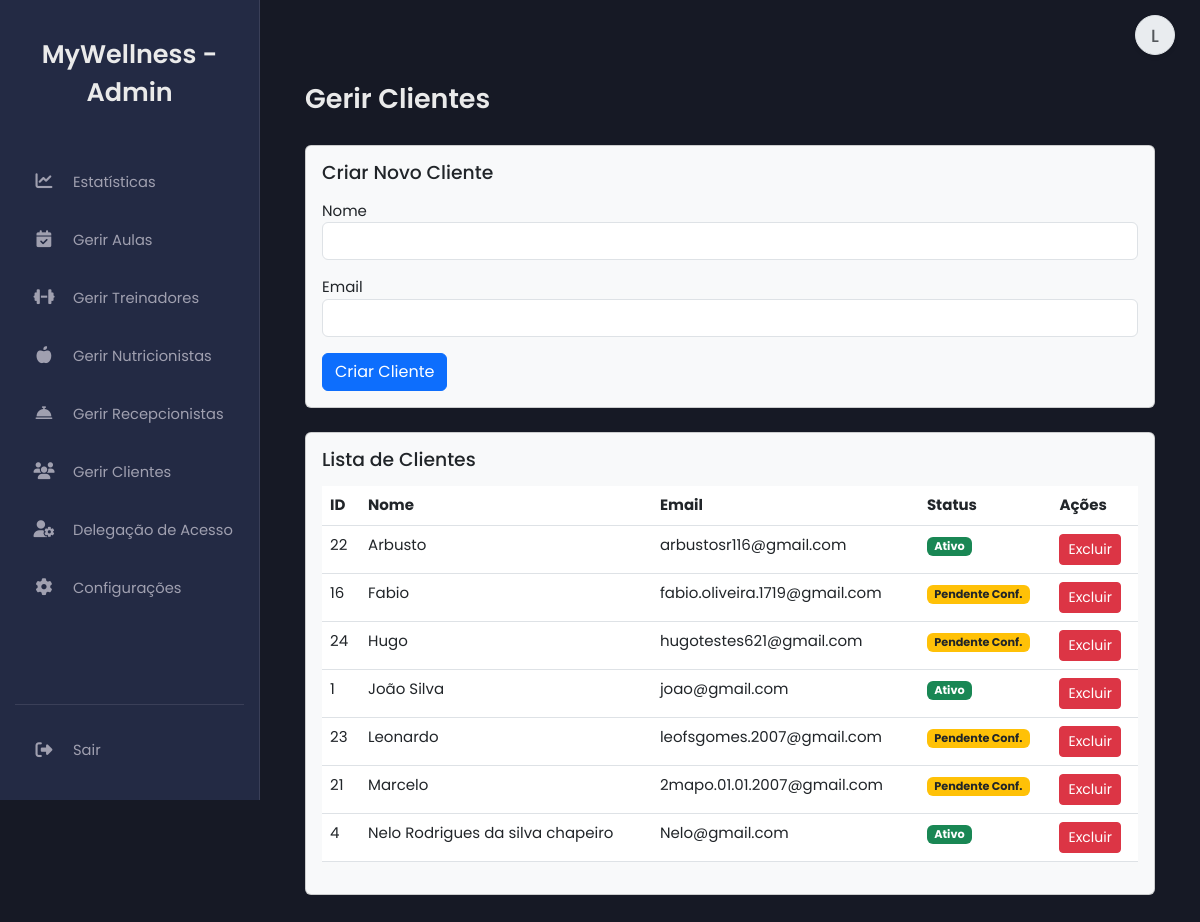
The app's page /manage_clients_admin.php (signed in) with its own data.
### tables this page shows
CREATE TABLE `users` (
  `id` int(11) NOT NULL,
  `name` varchar(100) NOT NULL,
  `email` varchar(100) NOT NULL,
  `numero_telemovel` varchar(25) DEFAULT NULL COMMENT 'Número de telemóvel do utilizador',
  `password` varchar(255) NOT NULL,
  `role` enum('client','trainer','nutritionist','admin','receptionist') DEFAULT NULL,
  `token` varchar(255) DEFAULT NULL,
  `reset_token` varchar(255) DEFAULT NULL,
  `reset_token_expires_at` datetime DEFAULT NULL,
  `first_login` tinyint(1) NOT NULL DEFAULT 1,
  `created_at` timestamp NOT NULL DEFAULT current_timestamp(),
  `profile_picture` varchar(255) DEFAULT NULL
);

### manage_clients_admin.php (the view, shortened to what this page needs)
<?php
include 'header.php';
include 'send_email.php';
include 'sidebar_admin.php';
?>
<main class="main-content">
    <div class="container mt-5">
        <h2>Gerir Clientes</h2>
        <div class="card mb-4 bg-light">
            <div class="card-body">
                <h4 class="text-dark">Criar Novo Cliente</h4>
                <form method="POST" action="manage_clients_admin.php">
                    <div class="form-group mb-3"><label for="client_name">Nome</label><input type="text" class="form-control" id="client_name" name="name" required></div>
                    <div class="form-group mb-3"><label for="client_email">Email</label><input type="email" class="form-control" id="client_email" name="email" required></div>
                    <button type="submit" class="btn btn-primary">Criar Cliente</button>
                </form>
            </div>
        </div>
        <div class="card bg-light">
            <div class="card-body">
                <h4 class="text-dark">Lista de Clientes</h4>
                <div class="table-responsive">
                    <table class="table">
                        <thead><tr><th>ID</th><th>Nome</th><th>Email</th><th>Status</th><th>Ações</th></tr></thead>
                        <tbody>
                            <?php
                            $stmt_list = $pdo->query("SELECT id, name, email, token, first_login FROM users WHERE role = 'client' ORDER BY name");
                            $list = $stmt_list->fetchAll();
                            foreach ($list as $item) {
                                $status = ($item['token'] !== null) ? '<span class="badge bg-warning text-dark">Pendente Conf.</span>' : (($item['first_login'] == 1) ? '<span class="badge bg-info text-dark">Pendente Senha</span>' : '<span class="badge bg-success">Ativo</span>');
                                echo "<tr><td>" . htmlspecialchars($item['id']) . "</td><td>" . htmlspecialchars($item['name']) . "</td><td>" . htmlspecialchars($item['email']) . "</td><td>" . $status . "</td><td>
                                      <a href='manage_clients_admin.php?action=delete&id=" . $item['id'] . "' class='btn btn-danger btn-sm' onclick='return confirm(\"Excluir este cliente e todos os seus dados associados?\")'>Excluir</a>
                                     </td></tr>";
                            }
                            ?>
                        </tbody>
                    </table>
                </div>
            </div>
        </div>
    </div>
</main>
<?php include 'footer.php'; ?>

### assets/css/dashboard_cliente.css (style rules this page uses)
:root { --bg-dark-primary: #161925; --bg-dark-secondary: #232A44; --text-light: #EAEAEA; --text-muted: #A0A0B0; --accent-color: #7B4BFF; --accent-color-hover: #6a3ffb; --border-color: #3a3f58; --sidebar-width: 260px; --sidebar-width-collapsed: 80px; --font-family: 'Poppins', sans-serif; }
body.dashboard-body { background-color: var(--bg-dark-primary); color: var(--text-light); font-family: var(--font-family); margin: 0; padding: 0; display: flex; min-height: 100vh; font-size: 15px; }
.main-content { margin-left: var(--sidebar-width); padding: 35px 45px; width: calc(100% - var(--sidebar-width)); background-color: var(--bg-dark-primary); transition: margin-left 0.3s ease, width 0.3s ease; overflow-y: auto; }
.main-content h2 { color: var(--text-light); margin-bottom: 30px; font-weight: 600; font-size: 1.8em; }
.main-content h4 { color: var(--text-light); margin-bottom: 15px; font-weight: 500; font-size: 1.25em; }
.container, .container-fluid, .container-lg, .container-md, .container-sm, .container-xl, .container-xxl { padding-left: 0; padding-right: 0; max-width: 100%; }

### assets/css/personalizacao_chat.css (style rules this page uses)
:root { --chat-bg: #FFFFFF; --chat-text: #000000; --chat-border: #D1D1D6; --chat-messages-bg: #FFFFFF; --chat-input-area-bg: #F8F9FA; --chat-input-bg: #FFFFFF; --chat-placeholder-text: #8A8A8E; --chat-sent-bg: #007AFF; --chat-sent-bg-rgb: 0, 122, 255; --chat-sent-text: #FFFFFF; --chat-received-bg: #E5E5EA; --chat-received-text: #000000; --chat-timestamp-sent: #d1eaff; --chat-timestamp-received: #6c757d; }

### records on screen
users: id "22", name "Arbusto", email "arbustosr116@gmail.com", first_login "Ativo"
users: id "16", name "Fabio", email "fabio.oliveira.1719@gmail.com", shows "Pendente Conf."
users: id "24", name "Hugo", email "hugotestes621@gmail.com", shows "Pendente Conf."
users: id "1", name "João Silva", email "joao@gmail.com", first_login "Ativo"
users: id "23", name "Leonardo", email "leofsgomes.2007@gmail.com", shows "Pendente Conf."
users: id "21", name "Marcelo", email "2mapo.01.01.2007@gmail.com", shows "Pendente Conf."
users: id "4", name "Nelo Rodrigues da silva chapeiro", email "Nelo@gmail.com", first_login "Ativo"

### other values on screen
$user_name_initials "L"
